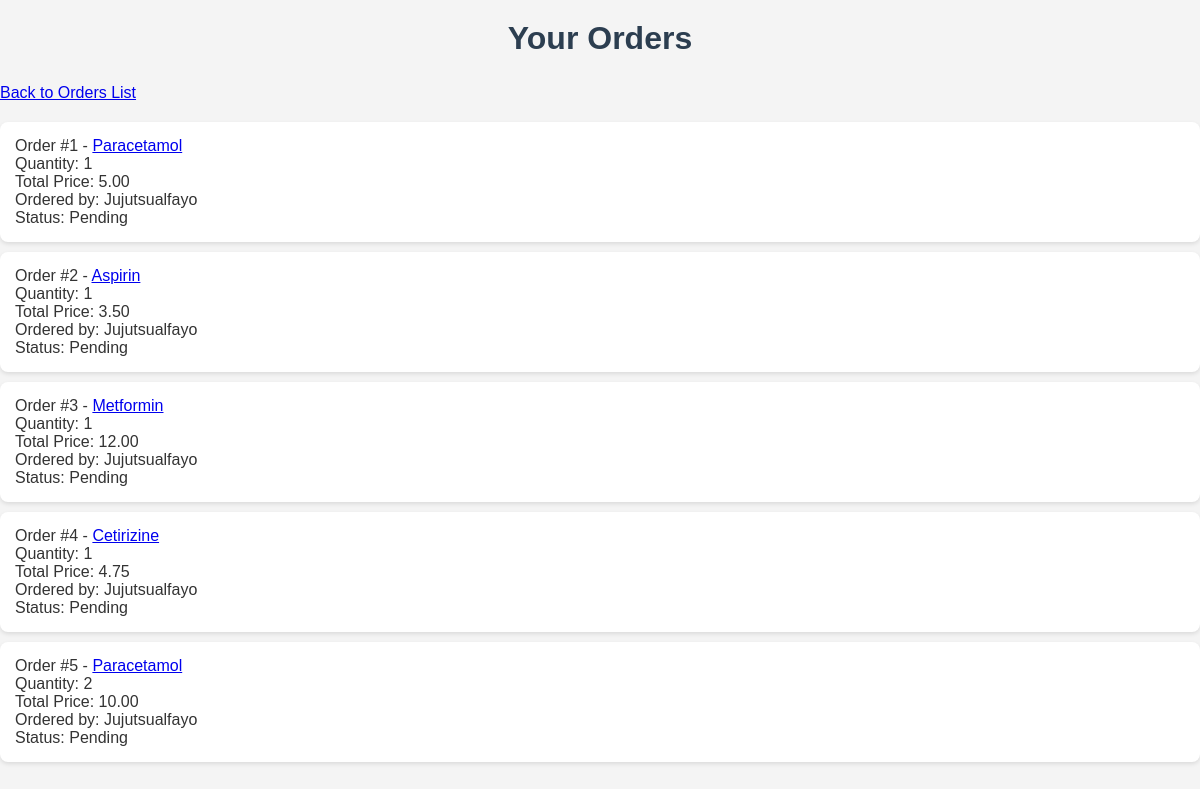
Before: /orders/list/ (signed in) with the older database file.
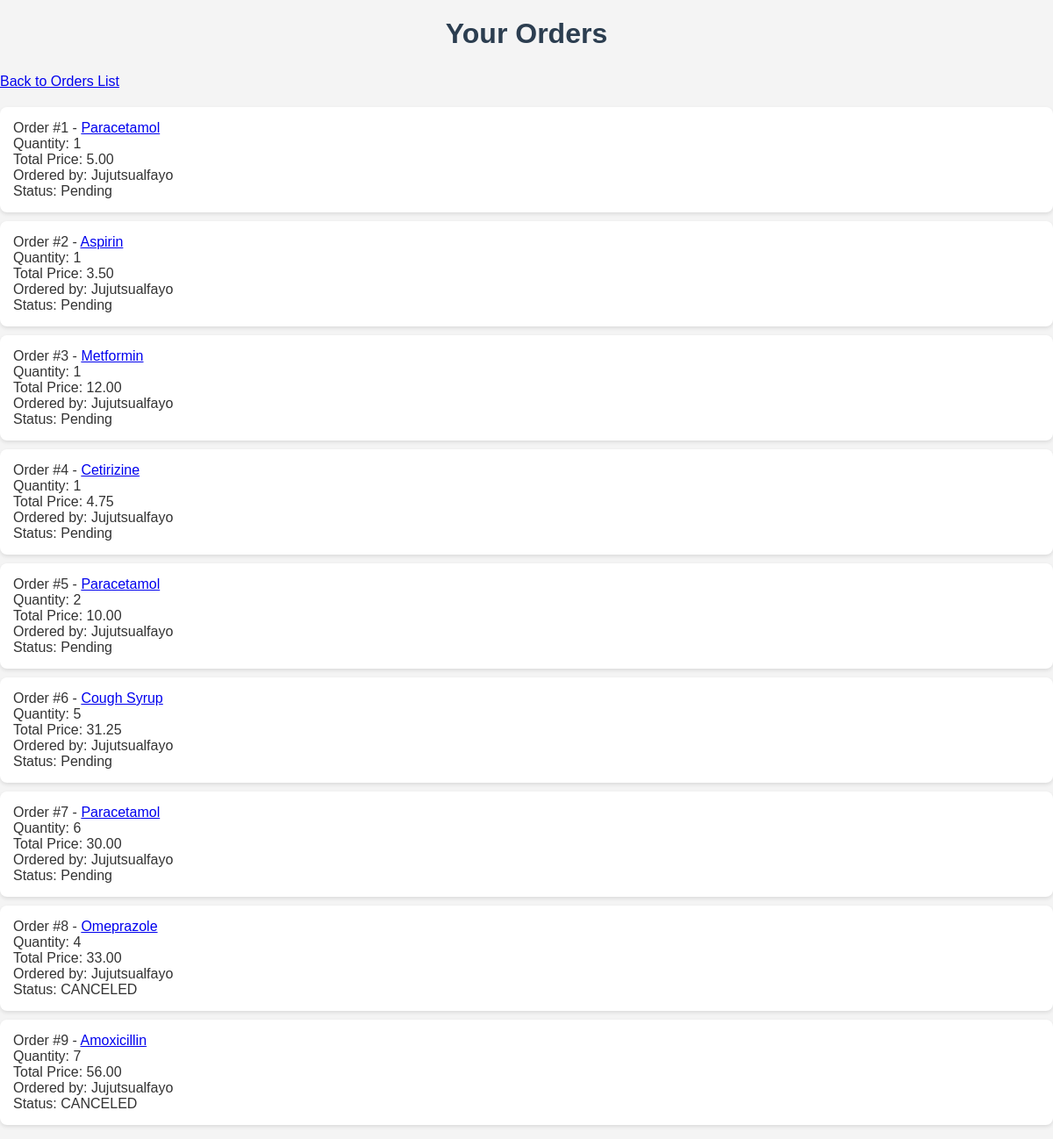
After: the same page with the newer database file.
### orders/models.py (models this page shows, shortened)
class Order(models.Model):
    user = models.ForeignKey(User, on_delete=models.CASCADE, related_name='orders')
    drug = models.ForeignKey(Drug, on_delete=models.CASCADE)
    quantity = models.PositiveIntegerField()
    total_price = models.DecimalField(max_digits=10, decimal_places=2)
    status = models.CharField(max_length=50, choices=[('Pending', 'Pending'), ('Shipped', 'Shipped'), ('Delivered', 'Delivered')], default='Pending')
    created_at = models.DateTimeField(auto_now_add=True)

### drugs/models.py (models this page shows, shortened)
class Drug(models.Model):
    name = models.CharField(max_length=200, unique=True)
    category = models.CharField(max_length=100)
    description = models.TextField(blank=True, null=True)
    manufacturer = models.CharField(max_length=200)
    expiry_date = models.DateField(null=True, blank=True)  # Allow NULL for expiry_date
    price = models.DecimalField(max_digits=10, decimal_places=2)
    stock_quantity = models.PositiveIntegerField(default=0)
    minimum_stock = models.PositiveIntegerField(default=10)
    created_at = models.DateTimeField(auto_now_add=True)
    updated_at = models.DateTimeField(auto_now=True)

### orders/views.py (the view)
# urls.py: path('list/', views.order_list, name='order_list'),
@login_required
def order_list(request):
    orders = Order.objects.filter(user=request.user)
    return render(request, 'orders/order_list.html', {'orders': orders})

### orders/templates/orders/order_list.html (shortened to what this page needs)
{% load static %}
<!DOCTYPE html>
<html lang="en">
<head>
    <link rel="stylesheet" href="{% static 'css/orders.css' %}">
</head>
<body>
    <h2>Your Orders</h2>
    <a href="{% url 'orders:order_list' %}">Back to Orders List</a>
    {% if orders %}
        <ul>
            {% for order in orders %}
                <li>
                    Order #{{ order.id }} - <a href="{% url 'orders:order_detail' order.id %}">{{ order.drug.name }}</a><br>
                    Quantity: {{ order.quantity }}<br>
                    Total Price: {{ order.total_price }}<br>
                    Ordered by: {{ order.user.username }}<br>
                    {% if order.status %}
                        Status: {{ order.status }}<br>
                    {% endif %}
                </li>
            {% endfor %}
        </ul>
    {% else %}
        <p>No orders available.</p>
    {% endif %}
</body>
</html>

### static/css/orders.css (style rules this page uses)
body { font-family: Arial, sans-serif; background-color: #f4f4f4; color: #333; margin: 0; padding: 0; }
h2 { color: #2c3e50; font-size: 2rem; text-align: center; margin-top: 20px; }
ul { list-style-type: none; padding: 0; margin-top: 20px; }
li { background-color: #fff; padding: 15px; margin: 10px 0; border-radius: 8px; box-shadow: 0 2px 4px rgba(0, 0, 0, 0.1); }

Changed rows visible on the page:
added Order: id "6", drug.name "Cough Syrup", quantity "5", total_price "31.25", user.username "Jujutsualfayo", status "Pending"
added Order: id "7", drug.name "Paracetamol", quantity "6", total_price "30.00", user.username "Jujutsualfayo", status "Pending"
added Order: id "8", drug.name "Omeprazole", quantity "4", total_price "33.00", user.username "Jujutsualfayo", status "CANCELED"
added Order: id "9", drug.name "Amoxicillin", quantity "7", total_price "56.00", user.username "Jujutsualfayo", status "CANCELED"
